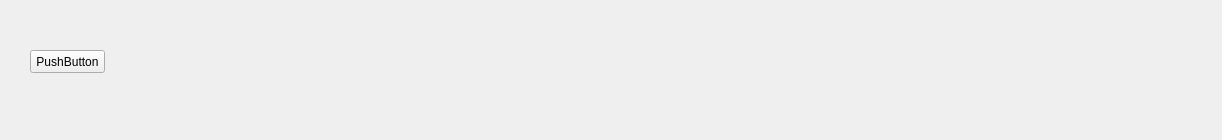
<?xml version="1.0" encoding="UTF-8"?>
<ui version="4.0">
 <class>navigation</class>
 <widget class="QWidget" name="navigation">
  <property name="geometry">
   <rect>
    <x>0</x>
    <y>0</y>
    <width>1222</width>
    <height>140</height>
   </rect>
  </property>
  <property name="windowTitle">
   <string>Form</string>
  </property>
  <widget class="QWidget" name="widget" native="true">
   <property name="geometry">
    <rect>
     <x>0</x>
     <y>0</y>
     <width>1221</width>
     <height>141</height>
    </rect>
   </property>
   <widget class="QPushButton" name="pushButton">
    <property name="geometry">
     <rect>
      <x>30</x>
      <y>50</y>
      <width>75</width>
      <height>23</height>
     </rect>
    </property>
    <property name="text">
     <string>PushButton</string>
    </property>
   </widget>
  </widget>
 </widget>
 <resources/>
 <connections/>
</ui>
